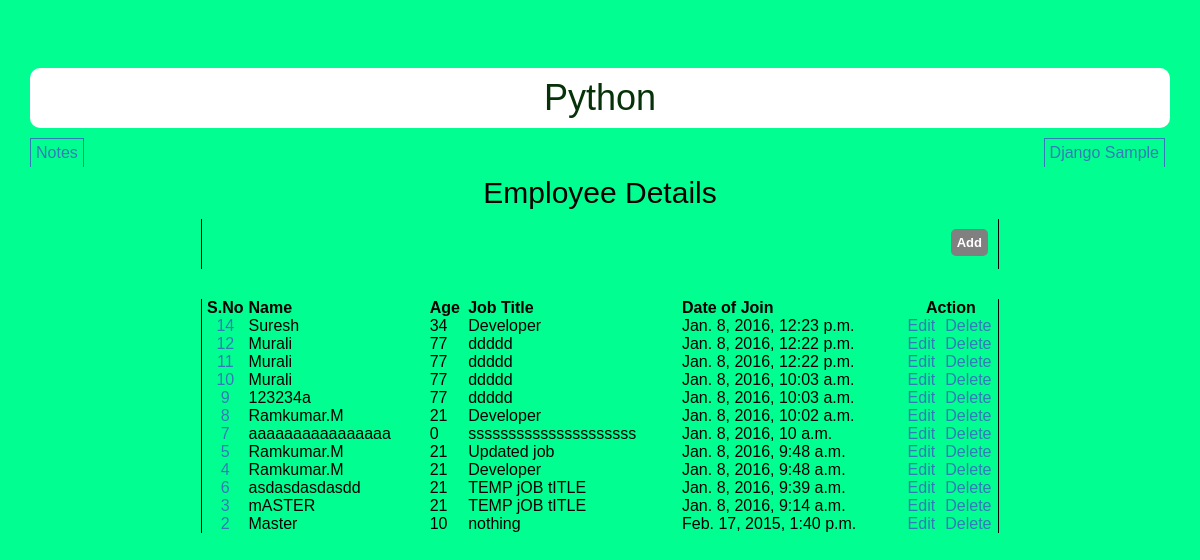
/employee/, run on the app's committed database.
### angular/models.py (models this page shows, shortened)
class Employee(models.Model):
   name= models.CharField(max_length=200)
   age = models.IntegerField(default=0) #models.DateTimeField('date published')
   job_title= models.CharField(max_length=200)
   join_date=models.DateTimeField('date of join')

### angular/views.py (the view)
# urls.py: url(r'^employee/$', views.index, name='index'),
@csrf_protect
def index(request):
    recent_employee_list = Employee.objects.order_by('-join_date')[:50]
    print len(recent_employee_list)
    template = loader.get_template('angular/list.html')
    context = {
        'recent_employee_list': recent_employee_list,
    }
    return HttpResponse(template.render(context, request))

### angular/templates/angular/list.html
 {% extends "angular/index.html" %}
{% block content %}
<div class="grid action h50p"><a class="float-right button" href="/0/edit/">Add</a></div>
<table class="grid mrt20">
    <tr class="row"><th class="center" >S.No</th><th>Name</th><th >Age</th><th >Job Title</th><th >Date of Join</th><th colspan="2" class="center">Action</th></tr>
    {% if recent_employee_list %}
    {% for question in recent_employee_list %}
    <tr class="row"><td class="center"><a href="/{{ question.id }}/edit">{{ question.id }}</a></td><td>{{ question.name }}</td><td>{{ question.age }}</td><td>{{ question.job_title }}</td><td>{{ question.join_date }}</td><td class="center"> <a href="/{{ question.id }}/edit/">Edit</a></td><td class="center"> <a href="/{{ question.id }}/delete" >Delete</a></td></tr>
    {% endfor %}
    {% else %}
    <td class="col-md-12 error">No Employee are available.</td>
    {% endif %}
</table>
{% endblock %}

### angular/templates/angular/index.html (shortened to what this page needs)
﻿    {% load staticfiles %}
<!DOCTYPE html>
<html>
<head>
    <link href="//cdnjs.cloudflare.com/ajax/libs/twitter-bootstrap/3.0.2/css/bootstrap.min.css" rel="stylesheet">
    <link rel="stylesheet" href="{{ STATIC_URL }} /static/angular/styles/style.css " type="text/css" media="screen" />
</head>
<body>
    <div>
         <div><h1 class="center header"><a href="/">Python</a></h1></div>
        <div>
            <div class="menu-content"><a class="menu" href="/index/lessons/">Notes</a><a class="menu float-right" href="/employee/">Django Sample</a></div>
                <br/>
            <div id="content">
                {% block title %}
                <h2 class="center">Employee Details</h2>
                {% endblock %}
                {% block content %}{% endblock %}
            </div>
        </div>
    </div>
</body>
</html>

### angular/static/angular/styles/style.css (style rules this page uses)
body { display: block; color: black; font: caption; padding: 30px; background-color: #00ff90; border-radius: 5px; }
body h1 { border-radius: 10px; width: 100%; background-color: #ffffff; padding: 10px; }
.grid { width: 70%; margin-left: 15%; border: solid; border-width: 0px 1px 0px 1px; }
.grid .row { width: 100%; }
.center { text-align: center; }
.float-right { float: right; }
.action { display: block; padding: 10px; line-height: 2px; }
.button { border: solid; padding: 3px; border-radius: 5px; background-color: gray; border-color: gray; color: white; line-height: 15px; font-size: 13px; font-weight: 700; margin-left: 5px; }
.h50p { height: 50px; }
.mrt20 { margin-top: 30px; }
.menu { display: block; border: solid; max-width: 200px; padding: 5px; text-align: center; border-width: 1px; border-bottom-width: 0px; float: left; margin-right: 5px; }
.menu-content .float-right { float:right; }
.header a { color: #073108; }

### data on the page
Employee: id "14", name "Suresh", age "34", job_title "Developer", join_date "Jan. 8, 2016, 12:23 p.m."
Employee: id "12", name "Murali", age "77", job_title "ddddd", join_date "Jan. 8, 2016, 12:22 p.m."
Employee: id "11", name "Murali", age "77", job_title "ddddd", join_date "Jan. 8, 2016, 12:22 p.m."
Employee: id "10", name "Murali", age "77", job_title "ddddd", join_date "Jan. 8, 2016, 10:03 a.m."
Employee: id "9", name "123234a", age "77", job_title "ddddd", join_date "Jan. 8, 2016, 10:03 a.m."
Employee: id "8", name "Ramkumar.M", age "21", job_title "Developer", join_date "Jan. 8, 2016, 10:02 a.m."
Employee: id "7", name "aaaaaaaaaaaaaaaa", age "0", job_title "sssssssssssssssssssss", join_date "Jan. 8, 2016, 10 a.m."
Employee: id "5", name "Ramkumar.M", age "21", job_title "Updated job", join_date "Jan. 8, 2016, 9:48 a.m."
Employee: id "4", name "Ramkumar.M", age "21", job_title "Developer", join_date "Jan. 8, 2016, 9:48 a.m."
Employee: id "6", name "asdasdasdasdd", age "21", job_title "TEMP jOB tITLE", join_date "Jan. 8, 2016, 9:39 a.m."
Employee: id "3", name "mASTER", age "21", job_title "TEMP jOB tITLE", join_date "Jan. 8, 2016, 9:14 a.m."
Employee: id "2", name "Master", age "10", job_title "nothing", join_date "Feb. 17, 2015, 1:40 p.m."
